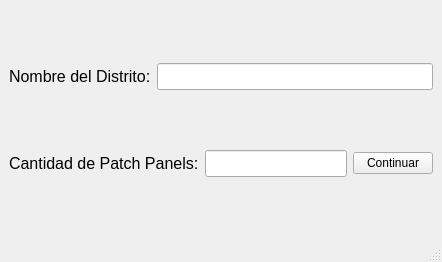
<?xml version="1.0" encoding="UTF-8"?>
<ui version="4.0">
 <class>MainWindow</class>
 <widget class="QMainWindow" name="MainWindow">
  <property name="geometry">
   <rect>
    <x>0</x>
    <y>0</y>
    <width>442</width>
    <height>262</height>
   </rect>
  </property>
  <property name="windowTitle">
   <string>Verificar Puertos de Patch Panels</string>
  </property>
  <widget class="QWidget" name="centralwidget">
   <layout class="QGridLayout" name="gridLayout">
    <item row="0" column="0">
     <layout class="QHBoxLayout" name="horizontalLayout_3">
      <item>
       <layout class="QHBoxLayout" name="horizontalLayout_4">
        <item>
         <widget class="QLabel" name="nameLabel">
          <property name="font">
           <font>
            <pointsize>12</pointsize>
           </font>
          </property>
          <property name="text">
           <string>Nombre del Distrito:</string>
          </property>
         </widget>
        </item>
        <item>
         <widget class="QLineEdit" name="nameEdit">
          <property name="font">
           <font>
            <pointsize>12</pointsize>
           </font>
          </property>
         </widget>
        </item>
       </layout>
      </item>
     </layout>
    </item>
    <item row="1" column="0">
     <layout class="QHBoxLayout" name="horizontalLayout_2">
      <item>
       <layout class="QHBoxLayout" name="horizontalLayout">
        <item>
         <widget class="QLabel" name="patchPanelsLabel">
          <property name="font">
           <font>
            <pointsize>12</pointsize>
           </font>
          </property>
          <property name="text">
           <string>Cantidad de Patch Panels:</string>
          </property>
         </widget>
        </item>
        <item>
         <widget class="QLineEdit" name="patchPanelsEdit">
          <property name="font">
           <font>
            <pointsize>12</pointsize>
           </font>
          </property>
          <property name="inputMethodHints">
           <set>Qt::InputMethodHint::ImhDigitsOnly</set>
          </property>
         </widget>
        </item>
       </layout>
      </item>
      <item>
       <widget class="QPushButton" name="continueBotton">
        <property name="text">
         <string>Continuar</string>
        </property>
       </widget>
      </item>
     </layout>
    </item>
   </layout>
  </widget>
  <widget class="QMenuBar" name="menubar">
   <property name="geometry">
    <rect>
     <x>0</x>
     <y>0</y>
     <width>442</width>
     <height>19</height>
    </rect>
   </property>
  </widget>
  <widget class="QStatusBar" name="statusbar"/>
 </widget>
 <resources/>
 <connections/>
</ui>
